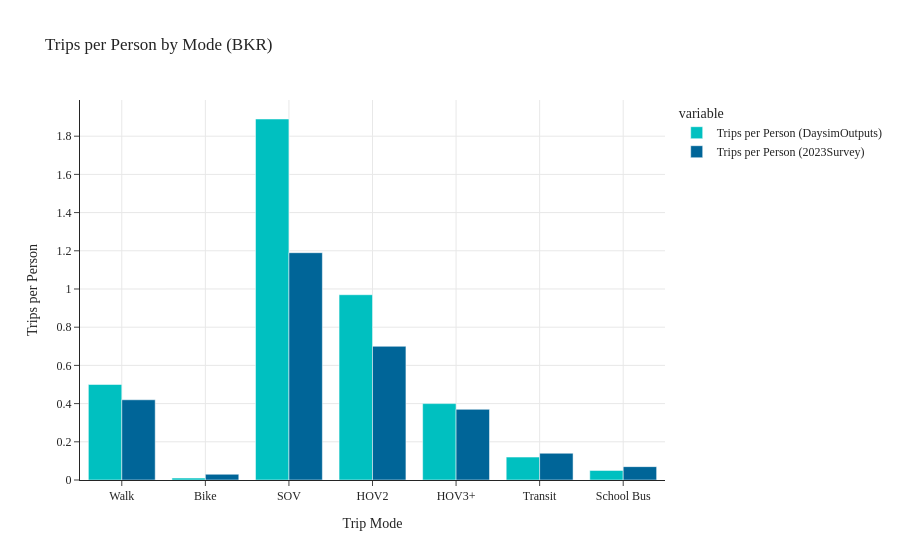

Here is the notebook cell this chart was saved with:
### Code cell
trips_per_ps_by_mode(data1=data_daysim_bkr, data2=data_survey_bkr, tag='BKR')

### Figure 1 — Plotly figure (JSON) as saved in the notebook; plotly's stock layout.template omitted (floating-point values rounded to 4 significant figures)
{"data": [{"alignmentgroup": "True", "hovertemplate": "variable=Trips per Person (DaysimOutputs)<br>Trip Mode=%{x}<br>value=%{y}<extra></extra>", "legendgroup": "Trips per Person (DaysimOutputs)", "marker": {"color": "#00C0C0", "pattern": {"shape": ""}}, "name": "Trips per Person (DaysimOutputs)", "offsetgroup": "Trips per Person (DaysimOutputs)", "orientation": "v", "showlegend": true, "textposition": "auto", "type": "bar", "x": ["Walk", "Bike", "SOV", "HOV2", "HOV3+", "Transit", "School Bus"], "xaxis": "x", "y": [0.5, 0.01, 1.89, 0.97, 0.4, 0.12, 0.05], "yaxis": "y"}, {"alignmentgroup": "True", "hovertemplate": "variable=Trips per Person (2023Survey)<br>Trip Mode=%{x}<br>value=%{y}<extra></extra>", "legendgroup": "Trips per Person (2023Survey)", "marker": {"color": "#006598", "pattern": {"shape": ""}}, "name": "Trips per Person (2023Survey)", "offsetgroup": "Trips per Person (2023Survey)", "orientation": "v", "showlegend": true, "textposition": "auto", "type": "bar", "x": ["Walk", "Bike", "SOV", "HOV2", "HOV3+", "Transit", "School Bus"], "xaxis": "x", "y": [0.42, 0.03, 1.19, 0.7, 0.37, 0.14, 0.07], "yaxis": "y"}], "layout": {"barmode": "group", "legend": {"title": {"text": "variable"}, "tracegroupgap": 0}, "title": {"text": "Trips per Person by Mode (BKR)"}, "xaxis": {"anchor": "y", "domain": [0.0, 1.0], "showgrid": true, "title": {"text": "Trip Mode"}}, "yaxis": {"anchor": "x", "domain": [0.0, 1.0], "showgrid": true, "title": {"text": "Trips per Person"}}}}
